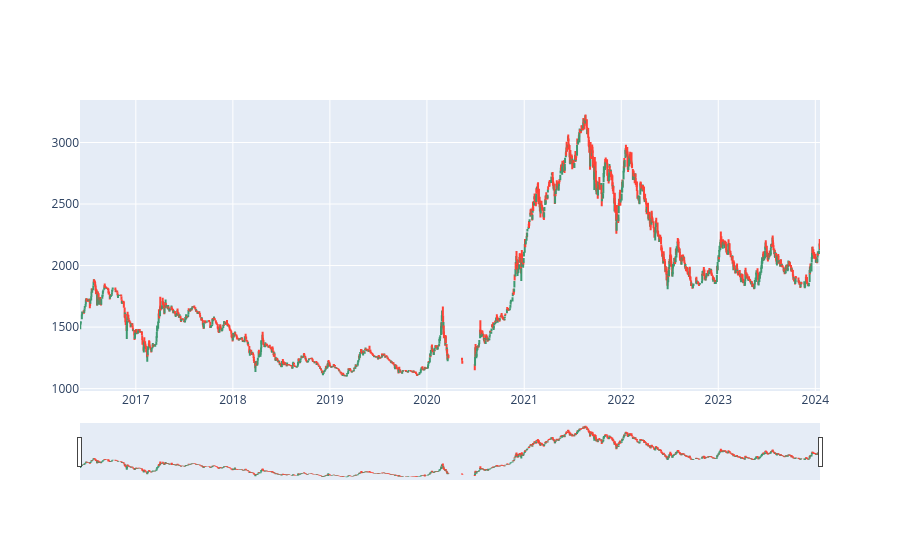

Source (notebook cell):
### Code cell
fig.add_trace(go.Candlestick(x=df['Timestamp'],
                open=df['Open'],
                high=df['High'],
                low=df['Low'],
                close=df['Close'], name='OHLC'))

### Figure 1 — Plotly figure (JSON) as saved in the notebook; plotly's stock layout.template omitted (floating-point values rounded to 4 significant figures; data arrays with more than 128 entries replaced by an {"elided": "..."} marker saying what was removed)
{"data": [{"close": {"elided": "1752 float values"}, "high": {"elided": "1752 float values"}, "low": {"elided": "1752 float values"}, "name": "OHLC", "open": {"elided": "1752 float values"}, "type": "candlestick", "x": {"elided": "1752 str values"}}], "layout": {"autosize": true, "xaxis": {"autorange": true, "range": ["2016-06-04 23:59:35", "2024-01-18 15:00:24"], "rangeslider": {"autorange": true, "range": ["2016-06-04 23:59:35", "2024-01-18 15:00:24"], "yaxis": {"_template": null, "rangemode": "match"}}, "type": "date"}, "yaxis": {"autorange": true, "range": [980.7, 3345.0]}}}
